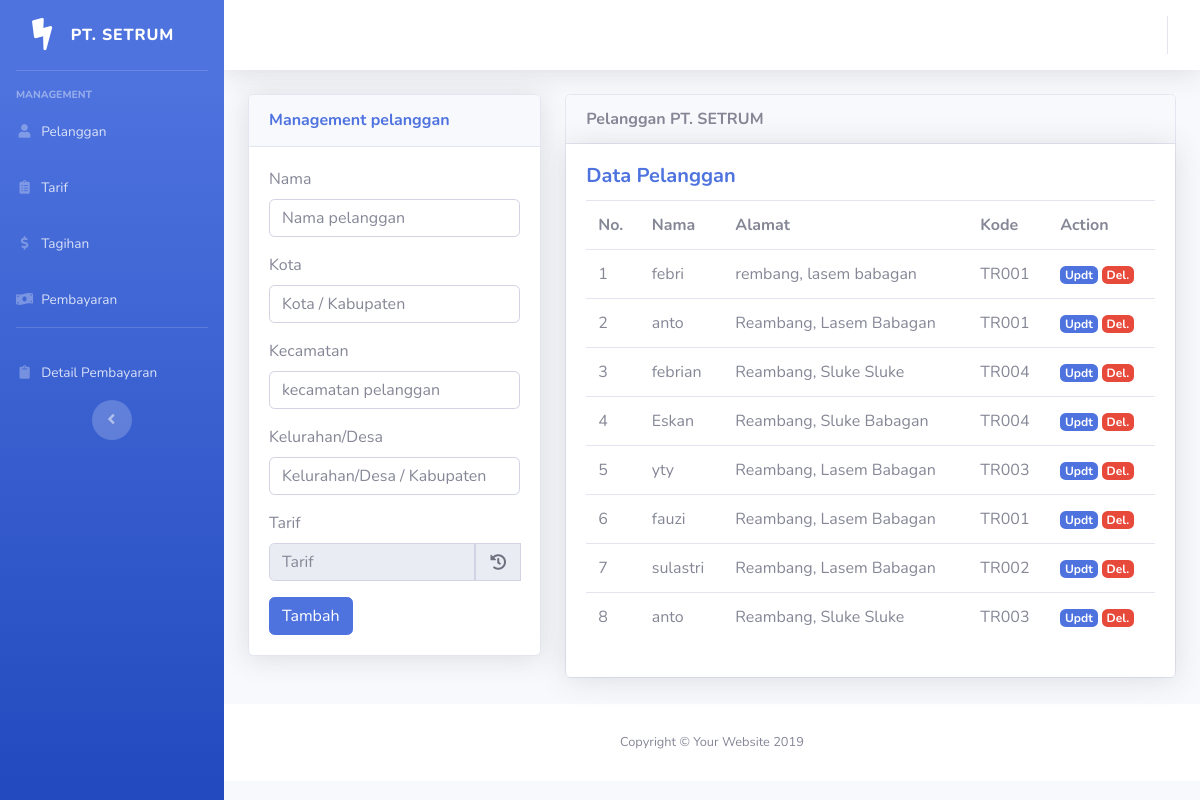
Page /index.php/management on the committed database.
### tables this page shows
CREATE TABLE `pelanggan` (
  `id` int(11) NOT NULL,
  `nama` varchar(125) NOT NULL,
  `alamat` varchar(125) NOT NULL,
  `kode` varchar(125) NOT NULL
);

### application/controllers/Management.php (called while the page is built, shortened)
<?php
class Management extends CI_Controller {
    public function __construct(){
        $this->load->model('Management_model','management');
    }
    public function index(){
        $data['title'] = "Pelanggan";
        $data['tarif'] = $this->management->getTarif();
        $data['pelanggan'] = $this->management->getPelanggan();
        $this->form_validation->set_rules('nama','Nama','required|trim');
        $this->form_validation->set_rules('kota','Kota','required|trim');
        $this->form_validation->set_rules('kecamatan','Kecamatan','required|trim');
        $this->form_validation->set_rules('desa','Desa','required|trim');
        $this->form_validation->set_rules('tarif','Tarif','required|trim');
        if($this->form_validation->run() == false){
            $this->load->view('templates/header',$data);
            $this->load->view('templates/sidebar');
            $this->load->view('templates/topbar');
            $this->load->view('management/index',$data);
            $this->load->view('templates/footer');
        }else{
            $this->management->inPelanggan();
            $this->session->set_flashdata('message','<div class="alert alert-success" role="alert">pelanggan berhasil di tambah</div>');
            redirect('management');
        }
    }
}

### index.php (called while the page is built, shortened)
<?php
require_once BASEPATH.'core/CodeIgniter.php';

### application/models/Management_model.php (called while the page is built, shortened)
<?php
class Management_model extends CI_Model {
    public function getPelanggan(){
        return $this->db->get('pelanggan')->result_array();
    }
}

### application/views/management/index.php (the view, shortened to what this page needs)
<div class="container">
    <div class="row">
        <div class="col-lg-4 mb-4">
        <div class="card shadow mb-4">
            <div class="card-header py-3">
                <h6 class="m-0 font-weight-bold text-primary">Management pelanggan</h6>
            </div>
            <div class="card-body">
            <form action="<?= base_url('management/index'); ?>" method="post">
                <div class="form-group">
                    <label for="nama">Nama</label>
                        <input type="text" id="nama" class="form-control" placeholder="Nama pelanggan" name="nama">
                </div>
                <div class="form-group">
                    <label for="kota">Kota</label>
                    <input type="text" id="kota" class="form-control" placeholder="Kota / Kabupaten" name="kota">
                </div>
                <div class="form-group">
                    <label for="kecamatan">Kecamatan</label>
                    <input type="text" id="kecamatan" class="form-control" placeholder="kecamatan pelanggan" name="kecamatan">
                </div>
                <div class="form-group">
                    <label for="desa">Kelurahan/Desa</label>
                    <input type="text" id="desa" class="form-control" placeholder="Kelurahan/Desa / Kabupaten" name="desa">
                </div>
                <div class="form-group">
                    <label for="tarif">Tarif</label>
                    <div class="input-group">
                    <input type="text" class="form-control isi" readonly id="tarif" placeholder="Tarif" name="tarif" data-toggle="modal" data-target="#kodeModal">
                    <div class="input-group-prepend">
                            <div class="input-group-text reload"><i class="fas fa-fw fa-history"></i></div>
                    </div>
                    </div>
                </div>
                <button  type="submit" class="btn btn-primary">Tambah</button>
            </form>
            </div>
        </div>
        </div>
        <div class="col-lg-8">
        <div class="card">
            <div class="card-header font-weight-bold">
                Pelanggan PT. SETRUM
            </div>
            <div class="card-body shadow">
                <h5 class="card-title font-weight-bold text-primary">Data Pelanggan</h5>
                <div class="table-responsive">
                    <table class="table">
                        <tr>
                            <th>No.</th>
                            <th>Nama</th>
                            <th>Alamat</th>
                            <th>Kode</th>
                            <th>Action</th>
                        </tr>
                        <?php $i = 1; ?>
                        <?php foreach($pelanggan as $pel) : ?>
                        <tr>
                            <td><?= $i; ?></td>
                            <td><?= $pel['nama']; ?></td>
                            <td><?= $pel['alamat'];?></td>
                            <td><?= $pel['kode']; ?></td>
                            <td>
                                <a href="<?= base_url() ?>management/updatepelanggan/<?= $pel['id']; ?>" class="badge badge-primary text-white" style="cursor:pointer">Updt</a>
                                <a href="<?= base_url() ?>management/deletepelanggan/<?= $pel['id']; ?>" class="badge badge-danger text-white" style="cursor:pointer">Del.</a>
                            </td>
                        </tr>
                        <?php $i++; ?>
                        <?php endforeach; ?>
                    </table>
                </div>
            </div>
        </div>
        </div>
    </div>
</div>

### application/views/templates/header.php (shortened to what this page needs)
<!DOCTYPE html>
<html lang="en">
<head>
  <link href="<?= base_url('assets/'); ?>vendor/fontawesome-free/css/all.min.css" rel="stylesheet" type="text/css">
  <link href="<?= base_url('assets/'); ?>css/sb-admin-2.min.css" rel="stylesheet">
</head>
<body id="page-top">

### application/views/templates/sidebar.php
<div id="wrapper">
  <ul class="navbar-nav bg-gradient-primary sidebar sidebar-dark accordion" id="accordionSidebar">
    <a class="sidebar-brand d-flex align-items-center justify-content-center" href="<?= base_url(); ?>">
      <div class="sidebar-brand-icon rotate-n-15">
        <i class="fas fa-bolt"></i>
      </div>
      <div class="sidebar-brand-text mx-3">PT. SETRUM</div>
    </a>
    <hr class="sidebar-divider">
    <div class="sidebar-heading">
      management
    </div>
    <li class="nav-item">
      <a class="nav-link" href="<?= base_url('management'); ?>">
        <i class="fas fa-fw fa-user"></i>
        <span>Pelanggan</span></a>
    </li>
    <li class="nav-item">
      <a class="nav-link" href="<?= base_url('management/tarif'); ?>">
        <i class="fas fa-fw fa-clipboard-list"></i>
        <span>Tarif</span></a>
    </li>
    <li class="nav-item">
      <a class="nav-link" href="<?= base_url('management/tagihan'); ?>">
        <i class="fas fa-fw fa-dollar-sign"></i>
        <span>Tagihan</span></a>
    </li>
    <li class="nav-item">
      <a class="nav-link" href="<?= base_url('management/pembayaran'); ?>">
        <i class="fas fa-fw fa-money-bill-wave"></i>
        <span>Pembayaran</span></a>
    </li>
    <hr class="sidebar-divider">
    <li class="nav-item">
      <a class="nav-link" href="<?= base_url('management/detailpembayaran'); ?>">
        <i class="fas fa-fw fa-clipboard"></i>
        <span>Detail Pembayaran</span></a>
    </li>
    <div class="text-center d-none d-md-inline">
      <button class="rounded-circle border-0" id="sidebarToggle"></button>
    </div>
  </ul>

### application/views/templates/topbar.php (shortened to what this page needs)
<div id="content-wrapper" class="d-flex flex-column">
  <div id="content">
    <nav class="navbar navbar-expand navbar-light bg-white topbar mb-4 static-top shadow">
      <ul class="navbar-nav ml-auto">
      </ul>
    </nav>

### application/views/templates/footer.php (shortened to what this page needs)
    <footer class="sticky-footer bg-white">
            <div class="container my-auto">
              <div class="copyright text-center my-auto">
                <span>Copyright &copy; Your Website 2019</span>
              </div>
            </div>
    </footer>
    </div>
  </div>
</body>
</html>

### rows in the picture
pelanggan: nama "febri", alamat "rembang, lasem babagan", kode "TR001"
pelanggan: nama "anto", alamat "Reambang, Lasem Babagan", kode "TR001"
pelanggan: nama "febrian", alamat "Reambang, Sluke Sluke", kode "TR004"
pelanggan: nama "Eskan", alamat "Reambang, Sluke Babagan", kode "TR004"
pelanggan: nama "yty", alamat "Reambang, Lasem Babagan", kode "TR003"
pelanggan: nama "fauzi", alamat "Reambang, Lasem Babagan", kode "TR001"
pelanggan: nama "sulastri", alamat "Reambang, Lasem Babagan", kode "TR002"
pelanggan: nama "anto", alamat "Reambang, Sluke Sluke", kode "TR003"
